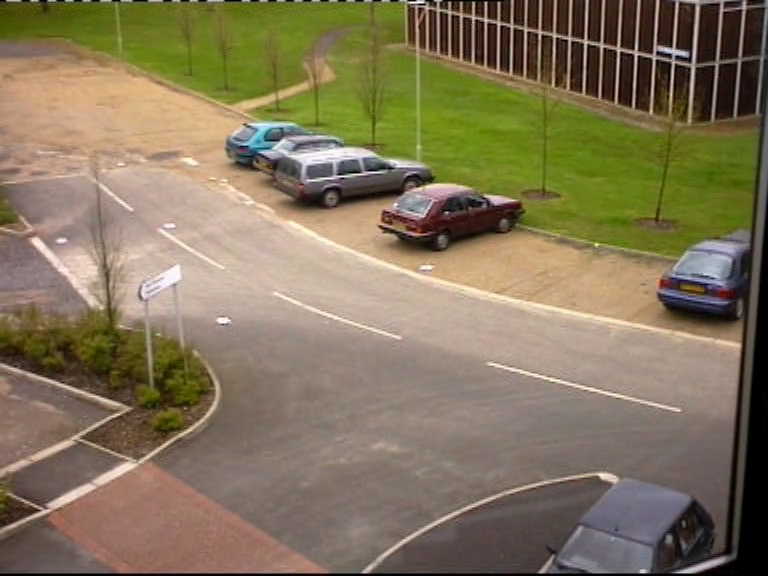
#> input picture frame 60 of videos/input.mp4, 768 x 576 px
$ python main.py
#> lines starting #> are read from the running program, lines starting #| are printed output that depends on the picture
### background_subtraction.py
import os
import cv2
import numpy as np
from utils import overlay_frame, tqdm

def background_subtraction(background_image, current_frame, threshold):
  diff = current_frame.astype(np.float32) - background_image.astype(np.float32) # [-255,255]^3
  diff = np.abs(diff) / 255.0                                                   # [0,1]^3
  diff_intensity = np.sum(diff, axis=2)                                         # [0,3]
  diff_intensity = diff_intensity > threshold                                   # {0,1}
  return diff_intensity.astype(np.uint8) * 255

def background_subtraction_videos(input_video_path, folder, output_name):
#> called with input_video_path = 'videos/input.mp4', folder = 'videos', output_name = 'background_subtraction'
  input_video = cv2.VideoCapture(input_video_path)
  width = int(input_video.get(cv2.CAP_PROP_FRAME_WIDTH))
  height = int(input_video.get(cv2.CAP_PROP_FRAME_HEIGHT))
  frame_count = int(input_video.get(cv2.CAP_PROP_FRAME_COUNT))
  fps = float(input_video.get(cv2.CAP_PROP_FPS))

  video_writer = cv2.VideoWriter(filename=os.path.join(folder, output_name + ".mp4"),
                                 fourcc=cv2.VideoWriter_fourcc(*"avc1"),
                                 fps=fps,
                                 frameSize=(width, height),
                                 isColor=True)
  video_writer_mask = cv2.VideoWriter(filename=os.path.join(folder, output_name + "_mask.mp4"),
                                 fourcc=cv2.VideoWriter_fourcc(*"avc1"),
                                 fps=fps,
                                 frameSize=(width, height),
                                 isColor=False)

  frame_ok, background_frame = input_video.read()
#> background_frame is the input picture: shape (576, 768, 3); mean B, G, R 90.8, 117.8, 131.3

  for _ in tqdm(range(frame_count)):
    frame_ok, current_frame = input_video.read()
    if not frame_ok:
        break

    detections = background_subtraction(background_frame, current_frame, 0.7)


    video_writer.write(overlay_frame(current_frame, detections, [0, 0, 255], 0.6))
    video_writer_mask.write(detections)
#> this loop made 30 passes
#> pass 1, in background_subtraction, `diff = current_frame.astype(np.float32) - background_image.astype(np.f..`:
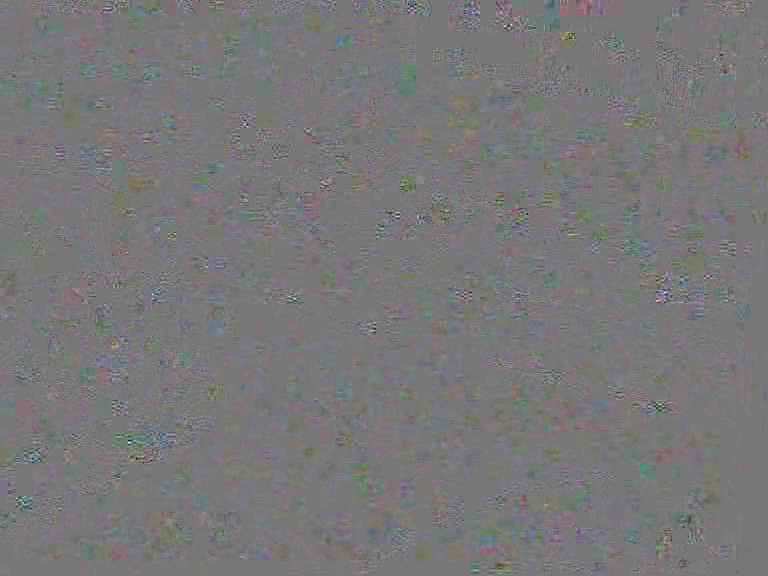
#> diff: shape (576, 768, 3) float32; mean B, G, R 0.3, 0, 0.3; drawn with min black and max white
#> pass 1, in background_subtraction, `diff = np.abs(diff) / 255.0`:
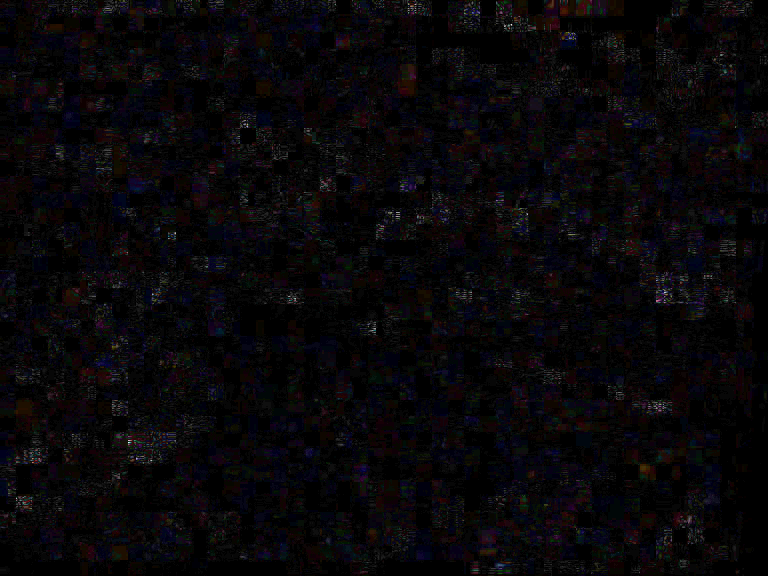
#> diff: shape (576, 768, 3) float32; mean B, G, R 0.00472, 0.00357, 0.00443; drawn with min black and max white
#> pass 1, in background_subtraction, `diff_intensity = np.sum(diff, axis=2)`:
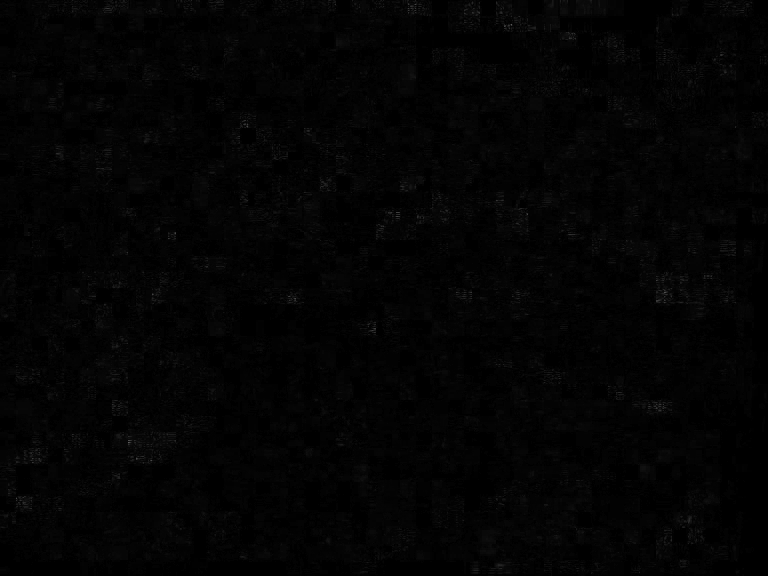
#> diff_intensity: shape (576, 768) float32; min 0, max 0.369, mean 0.0127

  input_video.release()
  video_writer.release()
  video_writer_mask.release()

### utils.py
import numpy as np
import cv2
from functools import partial
from tqdm import tqdm as _tqdm

def overlay_frame(frame, detections, color, alpha):
    mask = detections == 255

    overlay = frame.copy()
    overlay[mask] = color

    frame_f = frame.astype(np.float32)
    overlay_f = overlay.astype(np.float32)

    frame_f[mask] = (1 - alpha) * frame_f[mask] + alpha * overlay_f[mask]
    return frame_f.astype(np.uint8)

tqdm = partial(
    _tqdm,
    desc="Processing Frames",
    bar_format="{desc}: {bar}  {n}/{total}",
    dynamic_ncols=True,
    mininterval=0.01,
    smoothing=0.1,
    leave=False,
    colour="yellow"
)

# [15 lines left out: function get_video_properties, not called in this run]

### main.py
import os
import cv2
from background_subtraction import background_subtraction_videos
from frame_differencing import frame_differencing_videos
from three_frame_differencing import three_frame_differencing_videos
from single_gaussian import single_gaussian_videos


def main():
    input_video_path = os.path.join("videos", "input.mp4")
    background_subtraction_videos(input_video_path=input_video_path, folder="videos", output_name="background_subtraction")
    frame_differencing_videos(input_video_path=input_video_path, folder="videos", output_name="frame_differencing")
    three_frame_differencing_videos(input_video_path=input_video_path, folder="videos", output_name="three_frame_differencing")
    single_gaussian_videos(input_video_path=input_video_path, folder="videos", output_name="single_gaussian")

if __name__ == "__main__":
    main()

$ run again, starting later in the video
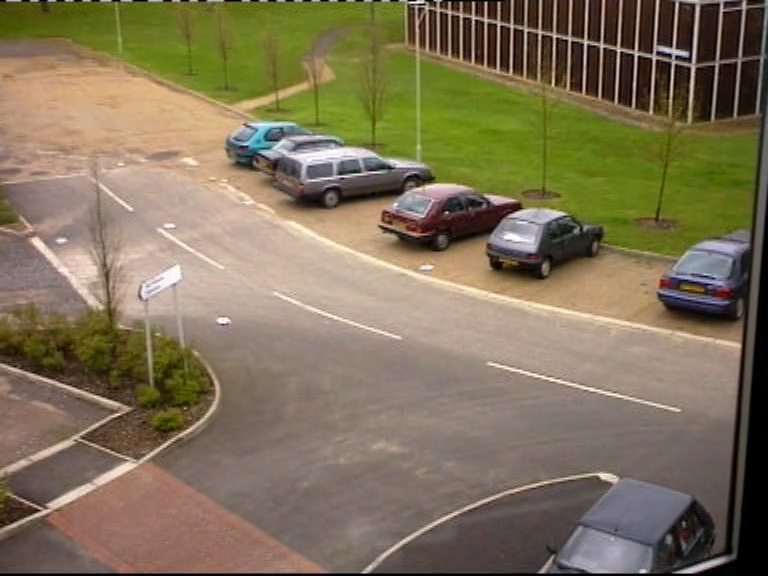
#> input picture frame 270 of videos/input.mp4, 768 x 576 px
#> in background_subtraction_videos, background_frame is the input picture: shape (576, 768, 3); mean B, G, R 89.2, 115.3, 128.2
#> the loop in background_subtraction_videos, `for _ in tqdm(range(frame_count)):` made 30 passes
#> pass 1, in background_subtraction, `diff = current_frame.astype(np.float32) - background_image.astype(np.f..`:
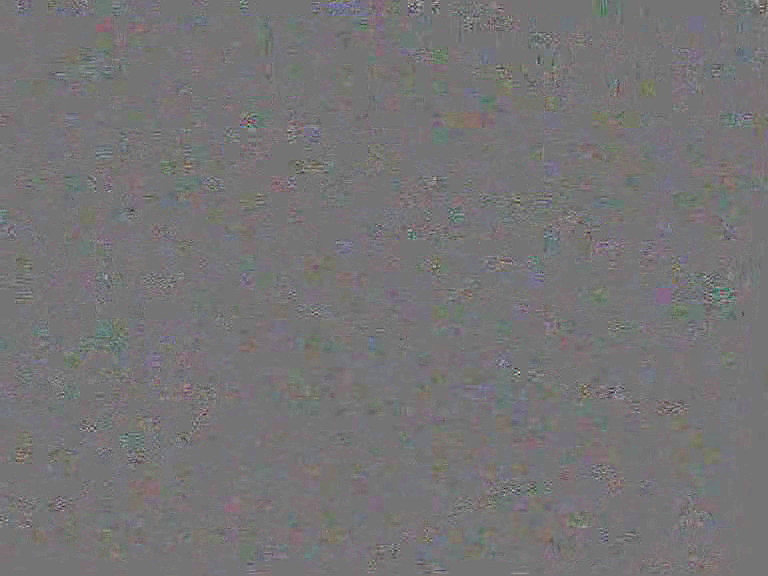
#> diff: shape (576, 768, 3) float32; mean B, G, R 0.3, 0, 0.4; drawn with min black and max white
#> pass 1, in background_subtraction, `diff = np.abs(diff) / 255.0`:
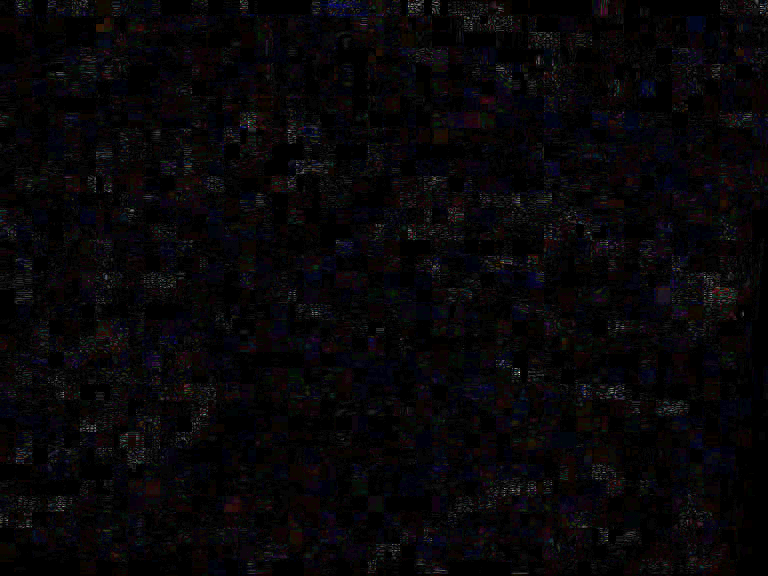
#> diff: shape (576, 768, 3) float32; mean B, G, R 0.00498, 0.00385, 0.00475; drawn with min black and max white

$ run again, starting later in the video
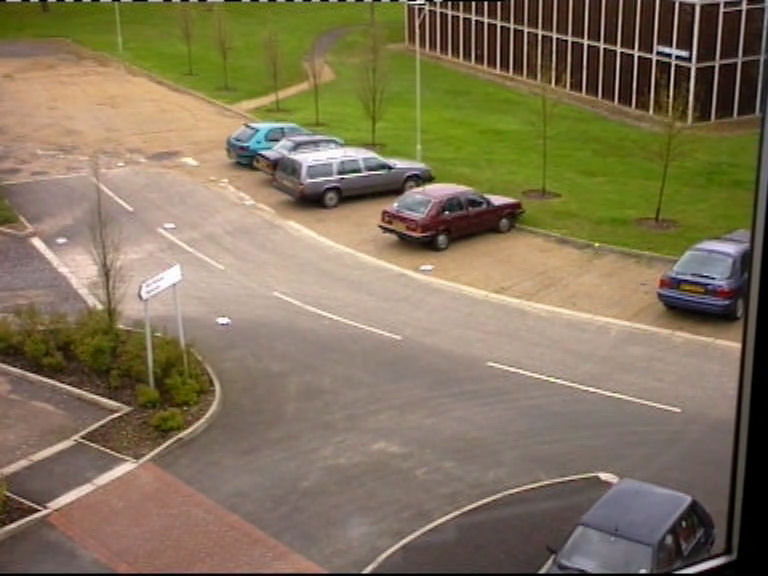
#> input picture frame 480 of videos/input.mp4, 768 x 576 px
#> in background_subtraction_videos, background_frame is the input picture: shape (576, 768, 3); mean B, G, R 90.1, 116.7, 130
#> the loop in background_subtraction_videos, `for _ in tqdm(range(frame_count)):` made 30 passes
#> pass 1, in background_subtraction, `diff = current_frame.astype(np.float32) - background_image.astype(np.f..`:
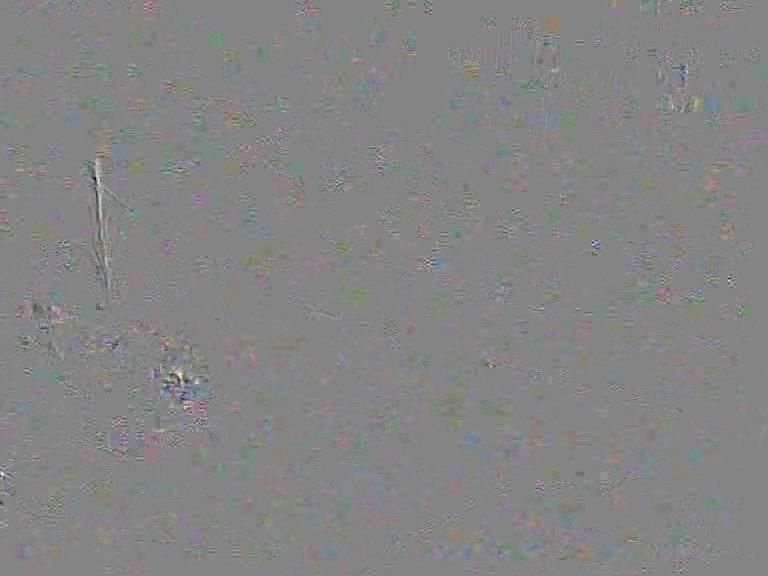
#> diff: shape (576, 768, 3) float32; mean B, G, R 0.1, 0, 0.1; drawn with min black and max white
#> pass 1, in background_subtraction, `diff = np.abs(diff) / 255.0`:
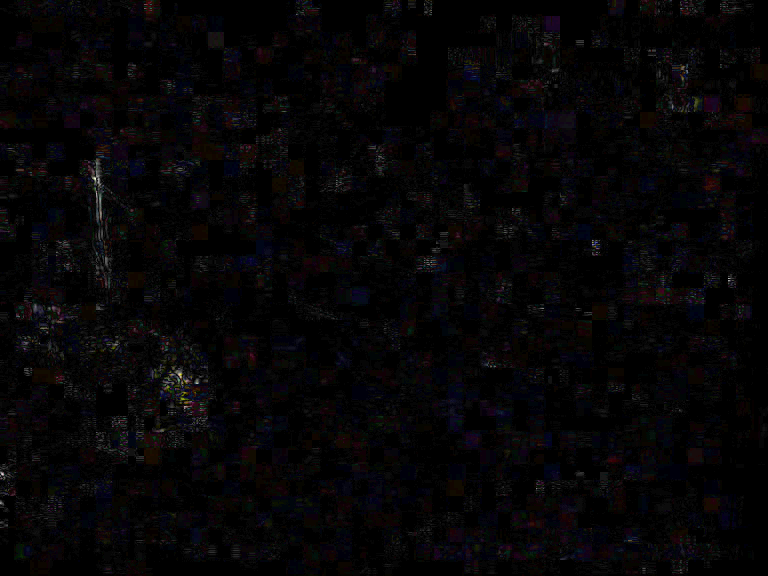
#> diff: shape (576, 768, 3) float32; mean B, G, R 0.00392, 0.00316, 0.00385; drawn with min black and max white
